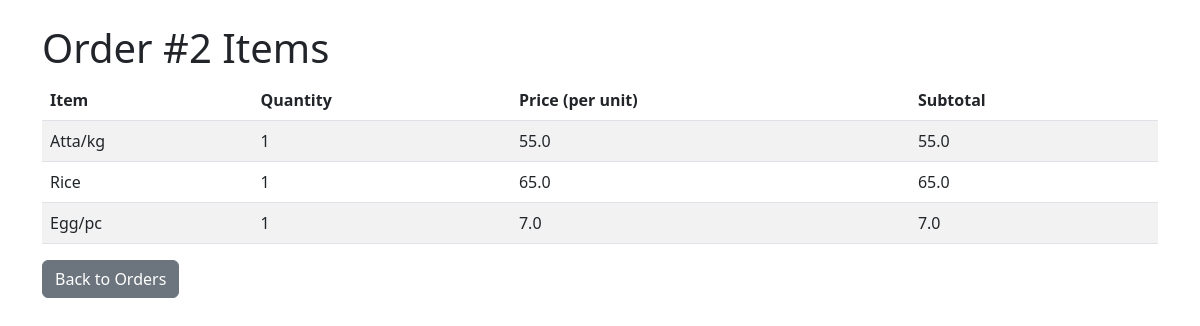
/admin/order/2 (signed in), run on an earlier commit of the app's database.
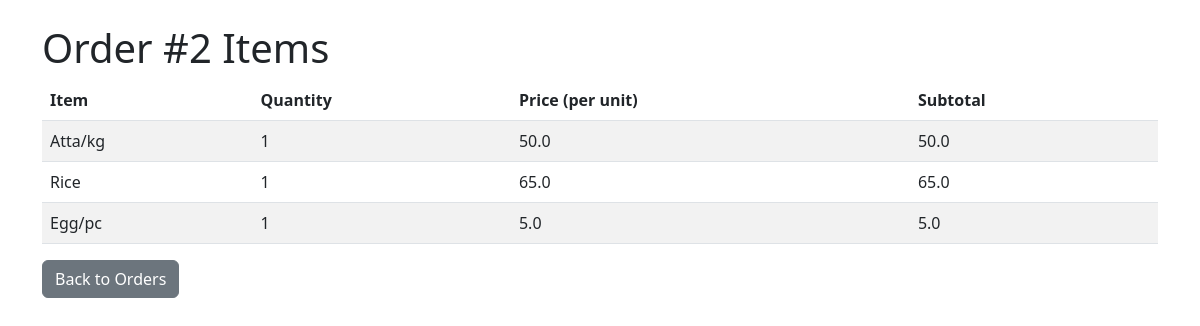
And on a later commit of the database.
### tables this page shows
CREATE TABLE order_items (
                    id INTEGER PRIMARY KEY AUTOINCREMENT,
                    order_id INTEGER,
                    item_id INTEGER,
                    quantity INTEGER,
                    FOREIGN KEY(order_id) REFERENCES orders(id),
                    FOREIGN KEY(item_id) REFERENCES items(id));

CREATE TABLE items (
                    id INTEGER PRIMARY KEY AUTOINCREMENT,
                    name TEXT NOT NULL,
                    category TEXT NOT NULL,
                    price REAL NOT NULL,
                    photo TEXT,
                    shop_id INTEGER, is_out_of_stock INTEGER DEFAULT 0,
                    FOREIGN KEY(shop_id) REFERENCES shops(id));

### app.py (the view)
@app.route("/admin/order/<int:order_id>")
@admin_required
def order_details(order_id):
    conn = sqlite3.connect(DB_NAME)
    c = conn.cursor()
    c.execute("""SELECT items.name, order_items.quantity, items.price,
                        (order_items.quantity * items.price) AS subtotal
                 FROM order_items
                 LEFT JOIN items ON order_items.item_id = items.id
                 WHERE order_items.order_id=?""", (order_id,))
    items = c.fetchall()
    conn.close()
    return render_template("order_details.html", order_id=order_id, items=items)

### app.py (called while the page is built)
def admin_required(func):
    @wraps(func)
    def wrapper(*args, **kwargs):
        if not session.get("admin_logged_in"):
            return redirect(url_for("login"))
        return func(*args, **kwargs)
    return wrapper

### templates/order_details.html (shortened to what this page needs)
<!DOCTYPE html>
<html>
<head>
    <link rel="stylesheet" href="https://cdn.jsdelivr.net/npm/bootstrap@5.3.0/dist/css/bootstrap.min.css">
</head>
<body class="container mt-4">
    <h1>Order #{{ order_id }} Items</h1>
    <table class="table table-striped">
        <thead>
            <tr>
                <th>Item</th>
                <th>Quantity</th>
                <th>Price (per unit)</th>
                <th>Subtotal</th>
            </tr>
        </thead>
        <tbody>
            {% for item in items %}
            <tr>
                <td>{{ item[0] }}</td>
                <td>{{ item[1] }}</td>
                <td>{{ item[2] }}</td>
                <td>{{ item[3] }}</td>
            </tr>
            {% endfor %}
        </tbody>
    </table>
    <a href="{{ url_for('admin_orders') }}" class="btn btn-secondary">Back to Orders</a>
</body>
</html>

What changed in the data, as far as the page shows it:
changed through a linked row, order_items "Atta/kg": price "55.0" → "50.0"; item "55.0" → "50.0"
changed through a linked row, order_items "Egg/pc": price "7.0" → "5.0"; item "7.0" → "5.0"
